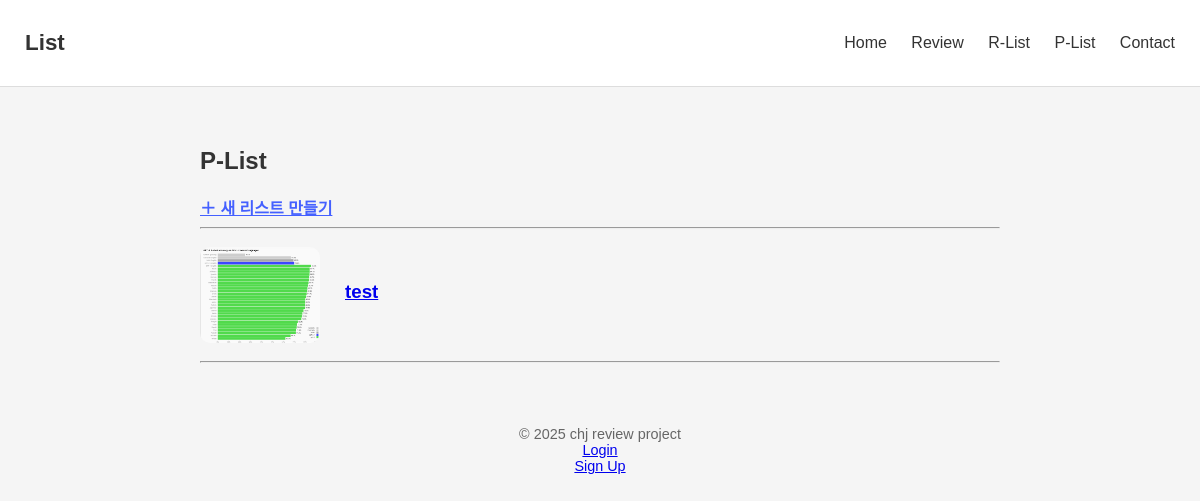
The app's page /plist/ with its own data.
### main/models.py (models this page shows, shortened)
class PersonalList(models.Model):
    user = models.ForeignKey(settings.AUTH_USER_MODEL, on_delete=models.CASCADE, null = True, blank = True)
    title = models.CharField(max_length=100)
    cover_image = models.ImageField(upload_to='plist_covers/', blank=True, null=True)
    created_at = models.DateTimeField(auto_now_add=True)
    reviews = models.ManyToManyField(Review, through="PersonalListItem")

### main/views.py (the view)
# urls.py: path('plist/', views.plist_home, name='plist_home'),
def plist_home(request):
    lists = PersonalList.objects.all().order_by('-created_at')
    return render(request, 'main/plist_home.html', {'lists': lists})

### main/templates/main/plist_home.html (shortened to what this page needs)
{% extends "main/base.html" %}
{% block content %}
<h2>P-List</h2>
<a href="{% url 'plist_create' %}" class="btn-create">＋ 새 리스트 만들기</a>
<hr>
{% for plist in lists %}
<div class="plist-card">
    <div class="plist-left">
        {% if plist.cover_image %}
            <img src="{{ plist.cover_image.url }}" class="plist-cover"
            style="width:120px; margin-top: 0; display: block;">
        {% else %}
            <div class="placeholder">이미지 없음</div>
        {% endif %}
    </div>
    <div class="plist-right">
        <h3 style="display:flex; align-items:center; gap:10px;">
            <a href="{% url 'plist_detail' plist.id %}">
                {{ plist.title }}
            </a>
        </h3>
    </div>
</div>
<hr>
{% endfor %}
{% endblock %}

### main/static/main/style.css (style rules this page uses)
body { margin: 0; padding: 0; background-color: #f5f5f5; font-family: 'Apple SD Gothic Neo', sans-serif; color: #333; }

### main/templates/main/plist_home.html (style rules this page uses)
.plist-card { display: flex; gap: 25px; margin-bottom: 5px; align-items: center; padding: 10px 0; }
.plist-cover { width: 120px; border-radius: 10px; }
.plist-right h3 { margin: 0 0 5px 0; }
.btn-create { font-weight: bold; color: #4460ff; }

### records on screen
PersonalList: cover_image (picture), title "test"
